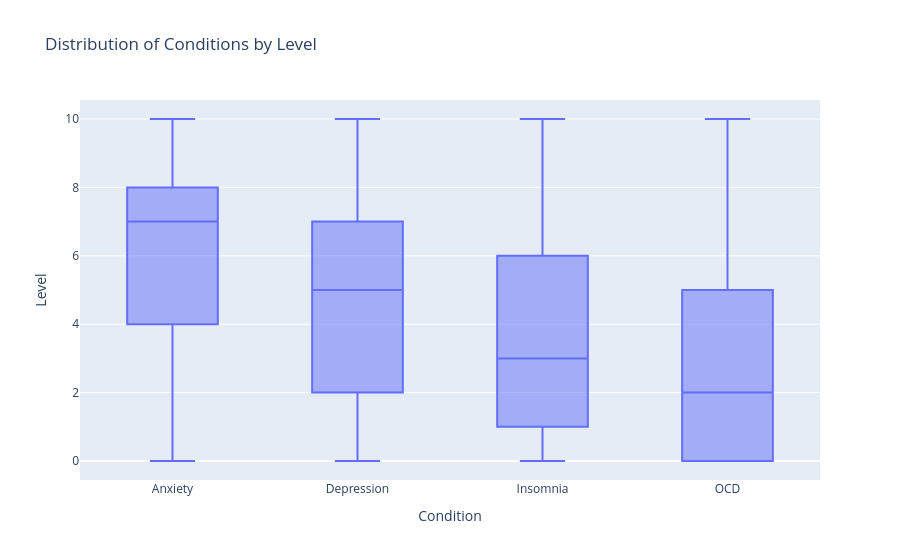

Notebook code for this chart:
### Code cell
fig = px.box(df_long, x='Condition', y='Level', title='Distribution of Conditions by Level')
fig.show()

### Figure 1 — Plotly figure (JSON) as saved in the notebook; plotly's stock layout.template omitted (floating-point values rounded to 4 significant figures; data arrays with more than 128 entries replaced by an {"elided": "..."} marker saying what was removed)
{"data": [{"alignmentgroup": "True", "hovertemplate": "Condition=%{x}<br>Level=%{y}<extra></extra>", "legendgroup": "", "marker": {"color": "#636efa"}, "name": "", "notched": false, "offsetgroup": "", "orientation": "v", "showlegend": false, "type": "box", "x": {"elided": "2696 str values"}, "x0": " ", "xaxis": "x", "y": {"elided": "2696 float values"}, "y0": " ", "yaxis": "y"}], "layout": {"autosize": true, "boxmode": "group", "legend": {"tracegroupgap": 0}, "title": {"text": "Distribution of Conditions by Level"}, "xaxis": {"anchor": "y", "autorange": true, "domain": [0, 1], "range": [-0.5, 3.5], "title": {"text": "Condition"}, "type": "category"}, "yaxis": {"anchor": "x", "autorange": true, "domain": [0, 1], "range": [-0.5556, 10.56], "title": {"text": "Level"}, "type": "linear"}}}
